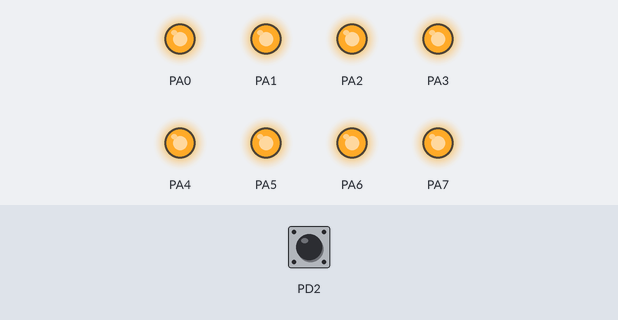
Bench run of a program on a simulated ATmega32, built with avr-gcc and emulated at 11.0592 MHz. On the bench: output pins drawn as LEDs (lit = HIGH). The inputs (shaded band) are chosen by the test bench; at power-on: PD2 HIGH.

Above: at 1.2 s.
1.3 s: PD2 driven LOW
At 2.2 s:
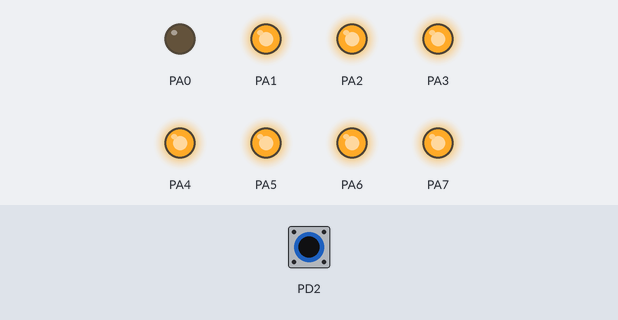
2.8 s: PD2 pulsed HIGH 5 times (0.12 s each, 0.3 s apart)
At 5.1 s:
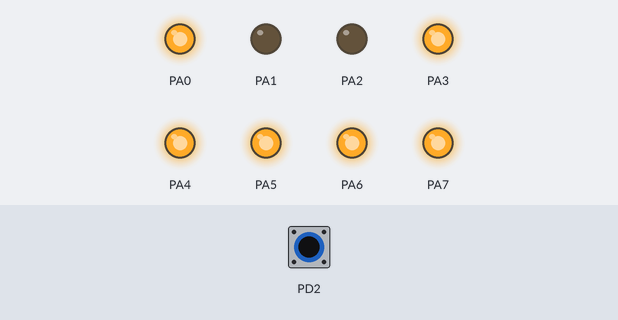
5.8 s: PD2 pulsed HIGH 2 times (0.12 s each, 0.3 s apart)
At 6.7 s:
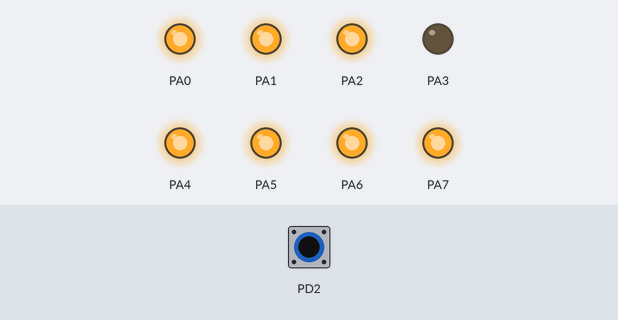
Timing chart, 0 to 8.8 s (numbered marks = the images above; inputs shaded):
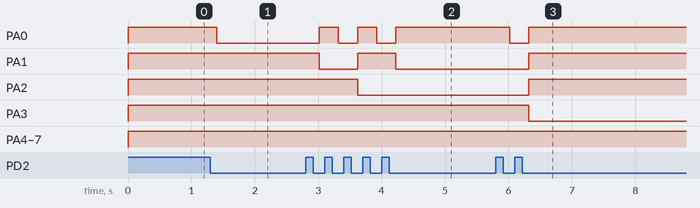

The program:

main.c
```c
#include <avr/io.h>
#include <util/delay.h>
#include <avr/interrupt.h>

volatile uint8_t count;

ISR (INT0_vect){
	TCCR1B |= (1<<CS12);
}

ISR (TIMER1_OVF_vect){
	TCCR1B = 0;
	TCNT1 = 0xFFFF - 4300;

	if(!(PIND&(1<<2)))
		count++;
}

int main(void){

	count = 0;

	DDRA=0b11111111; //0xFF
	GICR |= (1<<INT0);
	MCUCR |= (1<<ISC01);
	TCNT1 = 0xFFFF - 4300;
	TIMSK |= (1<<TOIE1);
	sei();

	while(1){
		PORTA=~count;
	}
}
```

Measured:
- after the input at 1.3 s, PA0: HIGH → LOW after 0.10 s
- after the input at 2.8 s, PA0: alternates HIGH for 0.30 s and LOW for 0.30 s, 5 changes in all, then stays HIGH, starting after 0.22 s; PA1: HIGH → LOW after 0.22 s, → HIGH 0.60 s later, → LOW 0.60 s later; PA2: HIGH → LOW after 0.82 s
- after the input at 5.8 s, PA0: HIGH → LOW after 0.22 s, → HIGH 0.30 s later; PA1, PA2: LOW → HIGH after 0.52 s; PA3: HIGH → LOW after 0.52 s
